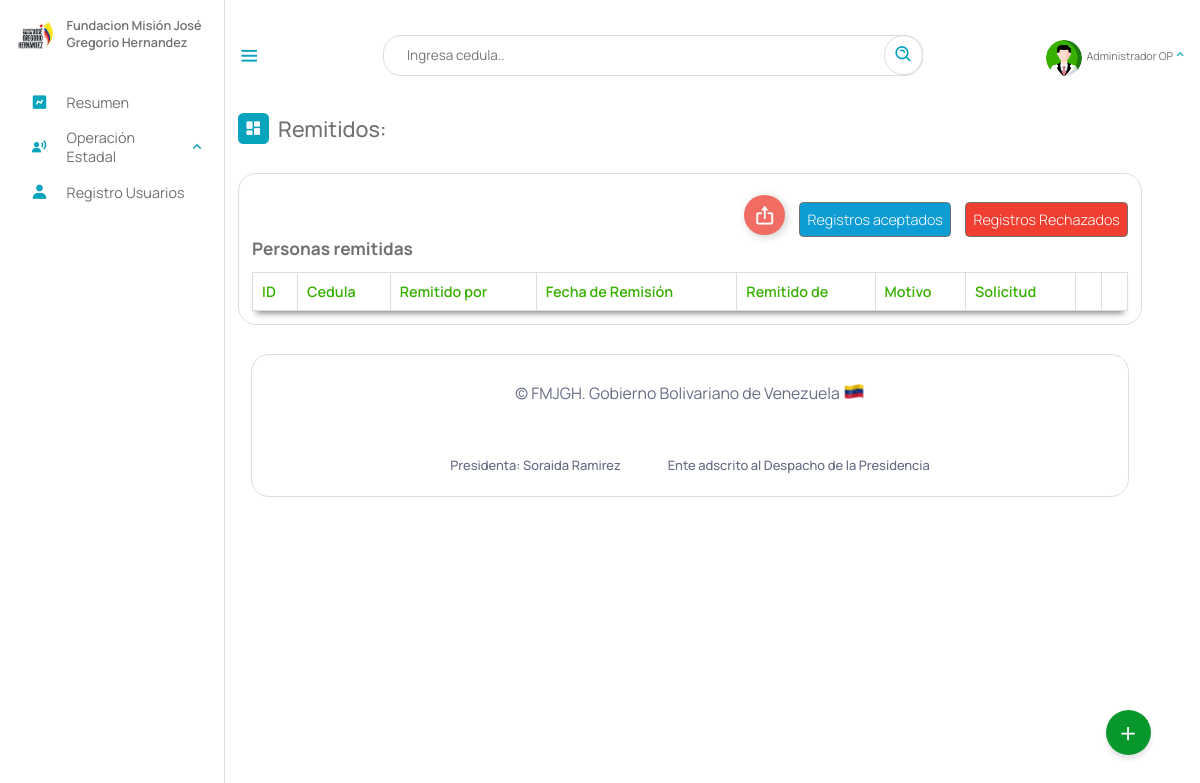
Before: /Escritorio/01-remitidos_a.php (signed in) with the older database file.
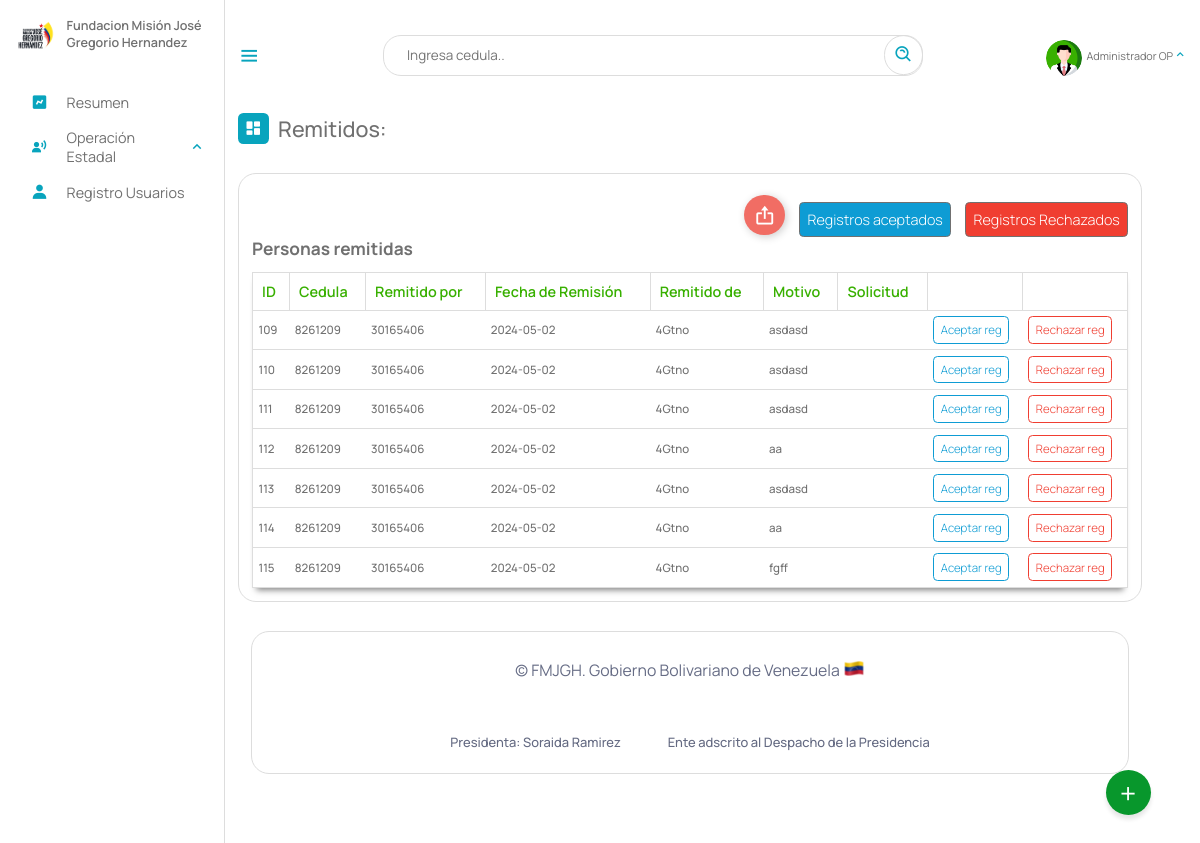
After: the same page with the newer database file.
### tables this page shows
CREATE TABLE `remitidos` (
  `id` int(11) NOT NULL AUTO_INCREMENT,
  `cedula` int(12) NOT NULL,
  `departamento` varchar(5) NOT NULL,
  `coordinacion` varchar(12) DEFAULT NULL,
  `por` text NOT NULL,
  `gerencia_remitente` varchar(5) NOT NULL,
  `fecha` date NOT NULL,
  `motivo` text NOT NULL,
  `statu` text DEFAULT NULL,
  `informe` varchar(2048) DEFAULT NULL,
  `solicitud` text DEFAULT NULL,
  PRIMARY KEY (`id`),
  KEY `cedula` (`cedula`),
  KEY `departamento` (`departamento`),
  KEY `gerencia_remitente` (`gerencia_remitente`),
  KEY `coordinacion` (`coordinacion`),
  CONSTRAINT `remitidos_ibfk_1` FOREIGN KEY (`departamento`) REFERENCES `gerencia` (`id`) ON DELETE CASCADE ON UPDATE CASCADE,
  CONSTRAINT `remitidos_ibfk_2` FOREIGN KEY (`gerencia_remitente`) REFERENCES `gerencia` (`id`) ON DELETE CASCADE
);

### php/6-remitir.php (called while the page is built, shortened)
<?php
include_once("ManejadorBD.php");
class remitido extends ManejadorBD{
        private $departamento;
        private $cnn;
        public function __construct($tipoConexion){
            $this->cnn = parent::conectar($tipoConexion);
        }
		public function setdepartamento($departamento)
		{
		    $this->departamento = $departamento;
		}
		public function consultarTodosRemitidoss(){
			try{
				$stmt = $this->cnn->prepare("SELECT * FROM remitidos WHERE departamento = :departamento and statu IS NULL ");
				$stmt->setFetchMode(PDO::FETCH_ASSOC);
				$stmt->bindParam(':departamento', $this->departamento);
				$stmt->execute();
				return $stmt->fetchAll();
	        }catch(PDOException $error) {
				echo "Error: ejecutando consulta SQL.".$error->getMessage();
				exit();
	        }
		}
}

### php/ManejadorBD.php (called while the page is built, shortened)
<?php
	class ManejadorBD extends PDO {
		public $srv	= SRV;
		public $usr	= USR;
		public $pas	= PAS;
		public $dbn	= BDN;
		public function conectar($tipoConexion){
			try{
				switch ($tipoConexion) {
				    case 1:
				        $dsn = "mysql:host=$this->srv;dbname=$this->dbn";
				        break;
				}
				$dbh = new PDO($dsn, $this->usr, $this->pas);
    			$dbh->setAttribute(PDO::ATTR_ERRMODE, PDO::ERRMODE_EXCEPTION);
			}catch(PDOException $error){
                echo "Error al Conectar con la Base de Datos: ".$error->getMessage();
                exit();
			}
            $this->conexionBD = $dbh;
			return $this->conexionBD;
		}
	}
?>

### Escritorio/01-remitidos_a.php (the view, shortened to what this page needs)
<?php
include_once("partearriba.php");
?>
<link rel="stylesheet" type="text/css" href="https://cdn.datatables.net/1.11.3/css/jquery.dataTables.min.css">
<div class="dash-contenido">
    <div class="overview">
        <div class="titulo">
            <i class='bx bxs-dashboard'> </i>
            <span class="link-name">Remitidos: </span>
        </div>
    </div>
    <div class="tabla-atencion">
        <div class="personas-conatencion" style="justify-content:right; align-items: baseline">
            <div class="botones__especiales">
                    <button class="Btn export">
                        <div class="sign">
                            <i class='bx bx-export'></i>
                        </div>
                    </button>
                </div>
            <a class="enlace" style="background-color: #0e9cd4; color:#fff" href="">Registros aceptados</a>
            <a class="enlace" style="background-color: #f03e31; color:#fff" href="">Registros Rechazados</a>
        </div>
        <h2>Personas remitidas</h2>
        <table id="atencionE">
            <thead>
                <tr>
                    <th>ID</th>
                    <th>Cedula</th>
                    <th>Remitido por</th>
                    <th>Fecha de Remisión</th>
                    <th>Remitido de</th>
                    <th>Motivo</th>
                    <th>Solicitud</th>
                    <th></th>
                    <th></th>
                </tr>
            </thead>
            <tbody >
                <?php
                include_once("../php/6-remitir.php");
                $aten = new remitido(1);
                $aten->setdepartamento($gerencia);
                if($rol =="Superusuario" || $rol =="Administrador" || $rol =="coorA" || $gerencia =="2Atc"){
                    $consulta = $aten->consultarTodosRemitidoss();
                }else{
                    $aten->setcoordinacion($coordi);
                    $consulta = $aten->consultarTodosRemitidossXCoordinacion();
                }
                if ($consulta) {
                    foreach ($consulta as $registros) {
                ?>
                        <tr>
                            <td><?php echo $registros["id"] ?></td>
                            <td><?php echo $registros["cedula"] ?></td>
                            <td><?php echo $registros["por"] ?></td>
                            <td><?php echo $registros["fecha"] ?></td>
                            <td><?php echo $registros["gerencia_remitente"] ?></td>
                            <td><?php echo $registros["motivo"] ?></td>
                            <td><?php echo $registros["solicitud"] ?></td>
                            <td><a href="--aceptar_infraestructura.php?id=<?php echo  $registros["id"]; ?>" class="remitir" id="aceptar">Aceptar reg</a></td>
                            <td><a href="--rechazar_remitidos.php?id=<?php echo  $registros["id"]; ?>" class="eliminar" id="rechazar">Rechazar reg</a></td>
                        </tr>
                <?php
                    }
                }
                ?>
            </tbody>
        </table>
    </div>
</div>
<?php
include_once("parteabajo.php");
?>

### Escritorio/partearriba.php (shortened to what this page needs)
<!DOCTYPE html>
<html lang="es">
<head>
    <link rel="stylesheet" href="estilo.css">
    <link rel="stylesheet" href="dash.css">
    <link rel="stylesheet" href="02-buttons/01-buttons.css">
    <link href='https://unpkg.com/boxicons@2.1.4/css/boxicons.min.css' rel='stylesheet'>
<link rel="stylesheet" href="https://cdnjs.cloudflare.com/ajax/libs/font-awesome/6.5.2/css/all.min.css" />
</head>
<body>
    <?php
    if (isset($_SESSION['cedula'])) {
        $NombreUsuarioActivo = $_SESSION['nombre'];
        $rol = $_SESSION["rol"];
        $gerencia = $_SESSION['gerencia'];
    }
    switch ($rol) {
        case "1adm":
            $rol = "Administrador";
            break;
    }
    ?>
    <nav class="sidebar">
        <header>
            <div class="image-text">
                <span class="image">
                    <img src="logo3.png" alt="logo">
                </span>
                <div class="text header-text">
                    <span class="name">Fundacion Misión José Gregorio Hernandez</span>
                </div>
            </div>
        </header>
        <ul class="nav-links">
            <li>
                <a href="index.php">
                    <i class='bx bxs-chart'></i>
                    <span class="link-name">Resumen</span>
                </a>
            </li>
            <?php
            if ($gerencia == "4Gtno" || $rol == "Superusuario") {
            ?>
                <li>
                    <div class="ioncn-link">
                        <a>
                            <i class='bx bxs-user-voice'></i>
                            <span class="link-name">Operación Estadal</span>
                        </a>
                        <i class='bx bx-chevron-up'></i>
                    </div>
                </li>
            <?php
            }
            ?>
            <?php
            if ($rol == "Administrador" || $rol == "Superusuario") {
            ?>
                <li>
                    <a href="03-registro.php">
                        <i class='bx bxs-user'></i>
                        <span class="link-name">Registro Usuarios</span>
                    </a>
                </li>
            <?php
            }
            ?>
        </ul>
    </nav>
    <main class="menu-dash">
        <div class="top">
            <i class='bx bx-menu sidebar-toggle'></i>
            <div class="busqueda">
                <input type="text" id="input_search" placeholder="Ingresa cedula..">
                <a href="#" class="search" id="search"><i class='bx bx-search-alt bx-rotate-90'></i></a>
            </div>
            <li>
                <div class="ioncn-link">
                    <a><?php
                            if($_SESSION["profile_photo"]){
                                $ruta = "fotos_perfil/". $_SESSION["profile_photo"];
                            }else{
                                $ruta = "profile.png";
                            }
                        ?>
                        <div class="img-profi">
                             <img src="<?php echo $ruta ?>" alt="">
                        </div>
                        <span class="link_name" id="user_active"><?php echo $NombreUsuarioActivo ?></span>
                    </a>
                    <i class='bx bx-chevron-up'></i>
                </div>
            </li>
        </div>
        <div class="action">
            <span class="abrir" onclick="actionToggle()">+</span>
        </div>

### Escritorio/parteabajo.php (shortened to what this page needs)
<div class="footer__info container">
    <span class="footer_copy">
        &#169; FMJGH. Gobierno Bolivariano de Venezuela <img src="ve.png">
    </span>
    <br><br>
    <div class="footer__privacy">
        <a>Presidenta: Soraida Ramirez</a>
        <a>Ente adscrito al Despacho de la Presidencia</a>
    </div>
</div>
</main>
</body>
</html>

### Escritorio/estilo.css (style rules this page uses)
* { font-family: 'Manrope', sans-serif; margin: 0; padding: 0; box-sizing: border-box; scroll-behavior: smooth; }
:root { --body-color: ; --tran-03:all 0.2 ease ; --tran-03:all 0.3s ease ; --tran-03:all 0.4s ease ; --tran-03:all 0.5s ease ; }
body { height: 100vh; background-color: #fff; }
.sidebar .text { font-size: 14px; font-weight: 500; color: #707070; }
.sidebar .image { min-width: 60px; display: flex; align-items: center; }
.sidebar { position: fixed; top: 0; left: 0; height: 100%; width: 250px; padding: 20px 0px 0px 14px ; background-color: #fff; transition: 0.3s; border-right: 1px solid #ddd; }
.sidebar header { position: relative; }
.sidebar .image-text img { width: 50px; border-radius: 6px; }
.sidebar header .image-text { display: flex; align-items: center; }
header .image-text .header-text { display: flex; flex-direction: column; transition: 0.3; }
.header-text .name { font-weight: 600; text-align: left; margin-top: -2px; }
.sidebar .nav-links { background-color: rgb(255, 255, 255); height: 100%; padding-top: 30px; }
.sidebar .nav-links li { position: relative; list-style: none; transition: all 0.4s ease; }
.sidebar .nav-links li .ioncn-link { display: flex; align-items: left; justify-content: space-between; }
.bx-chevron-up { transition: transform .3s; }
.sidebar .nav-links li i { height: 50px; min-width: 60px; text-align: center; line-height: 50px; color:#08A4BD ; font-size: 20px; }
.sidebar .nav-links li a { text-decoration: none; display: flex; align-items: center; justify-content: left; }
.sidebar .nav-links li a .link-name { font-size: 16px; font-weight: 400; color: #707070; transition: 0.3s ease; }
.menu-dash { position: relative; left: 250px; background-color: #fff; height: 100vh; width: calc(100% - 300px); padding: 10px 14px; transition: 0.3s; }
.menu-dash .top { display: flex; position: fixed; top: 0px; left: 250px; align-items: center; justify-content: space-between; width: calc(100% - 250px); backdrop-filter: blur(15px); padding: 10px 14px; transition: 0.3; height: 123px; z-index: 500; }
.menu-dash .top .sidebar-toggle { font-size: 26px; cursor: pointer; color: #08A4BD; }
.menu-dash .top .busqueda { position: relative; height: 45px; max-width: 600px; width: 100%; margin: 0 30px; }
.top .busqueda input { height: 100%; width: 100%; position: absolute; border: 1px solid #ddd; padding: 0 50px 0 25px; outline: none; font-size: 15px; border-radius: 20px; }
.top .busqueda i { position: absolute; right: 0px; font-size: 22px; z-index: 10; top: 50%; transform: translateY(-50%); color: #08A4BD; padding: 10px; border: 1px solid #ddd; border-radius: 50px; }
.top img { width: 40px; border-radius: 100%; margin-top: 10px; height: 40px; object-fit: cover; }
.menu-dash .top .link_name { font-size: 12px; }
.menu-dash .top i { color: #08A4BD; }
.menu-dash .dash-contenido { padding-top: 45px; }
.menu-dash .titulo { display: flex; align-items: center; margin: 70px 0 30px 0; }
.menu-dash .titulo i { position: relative; height: 35px; width: 35px; background-color: #08A4BD; border-radius: 6px; color: #fff; display: flex; align-items: center; justify-content: center; font-size: 20px; }
.menu-dash .titulo .link-name { font-size: 24PX; font-weight: 500; color: #707070; margin-left: 10px; }
.menu-dash .top li { list-style: none; }
.menu-dash .top li .ioncn-link { display: flex; justify-content: space-between; align-items: center; }
.menu-dash .top li .ioncn-link a { text-decoration: none; display: flex; align-items: center; justify-content: center; gap: 5px; flex-wrap: nowrap; position: relative; color: #707070; }
.container { background-color: #fff; border: 1px solid #ddd; max-width: 100%; border-radius: 20px; padding: 30px; margin: 0 15px; }
.action { position: fixed; bottom: 50px; right: 55px; width: 50px; height: 50px; background: #08972c; border-radius: 50%; cursor: pointer; box-shadow: 0 5px 5px rgba(0,0,0,0.1); z-index: 50; }
.action span { position: relative; width: 100%; height: 100%; display: flex; justify-content: center; align-items: center; color: #fff; font-size: 2em; transition: 0.3s ease-in-out; }
table { width: 100%; }

### Escritorio/02-buttons/01-buttons.css (style rules this page uses)
body { margin: 0; padding: 0; }

Changed rows visible on the page:
added remitidos: id "109", cedula "8261209", por "30165406", fecha "2024-05-02", gerencia_remitente "4Gtno", motivo "asdasd"
added remitidos: id "110", cedula "8261209", por "30165406", fecha "2024-05-02", gerencia_remitente "4Gtno", motivo "asdasd"
added remitidos: id "111", cedula "8261209", por "30165406", fecha "2024-05-02", gerencia_remitente "4Gtno", motivo "asdasd"
added remitidos: id "112", cedula "8261209", por "30165406", fecha "2024-05-02", gerencia_remitente "4Gtno", motivo "aa"
added remitidos: id "113", cedula "8261209", por "30165406", fecha "2024-05-02", gerencia_remitente "4Gtno", motivo "asdasd"
added remitidos: id "114", cedula "8261209", por "30165406", fecha "2024-05-02", gerencia_remitente "4Gtno", motivo "aa"
added remitidos: id "115", cedula "8261209", por "30165406", fecha "2024-05-02", gerencia_remitente "4Gtno", motivo "fgff"
